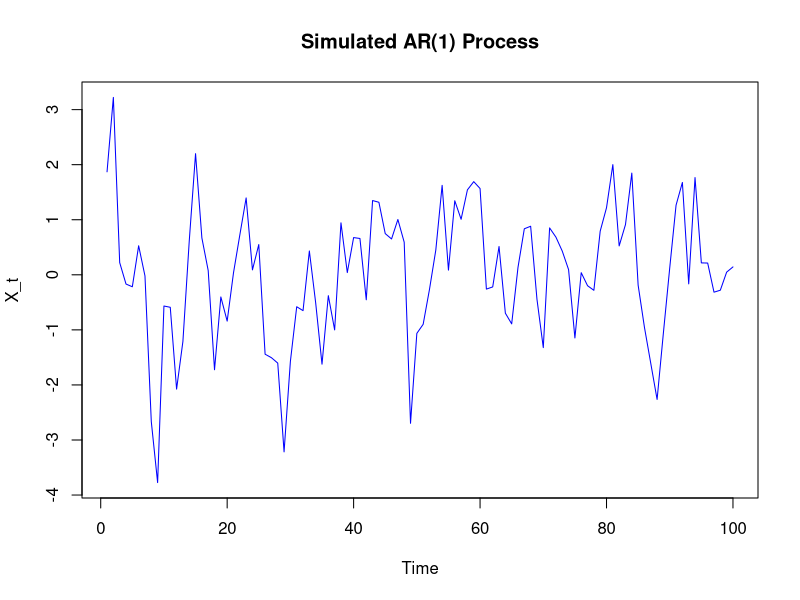
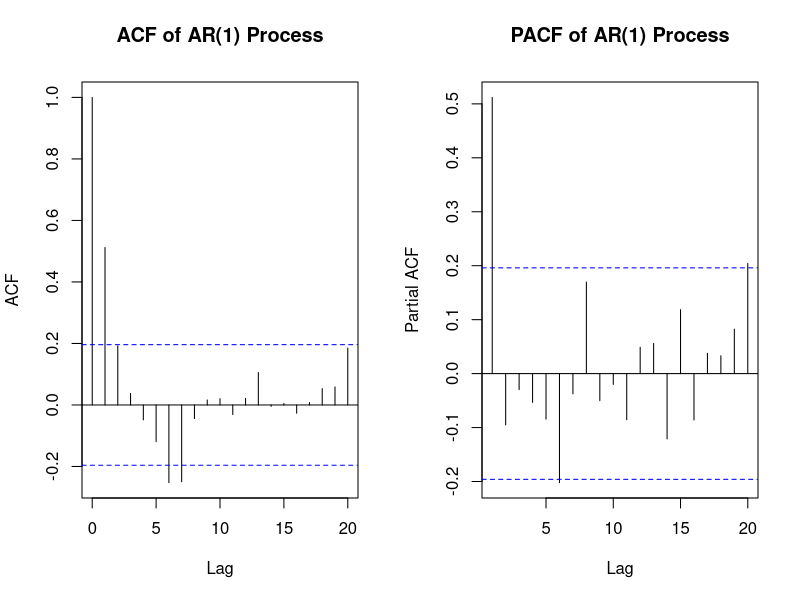
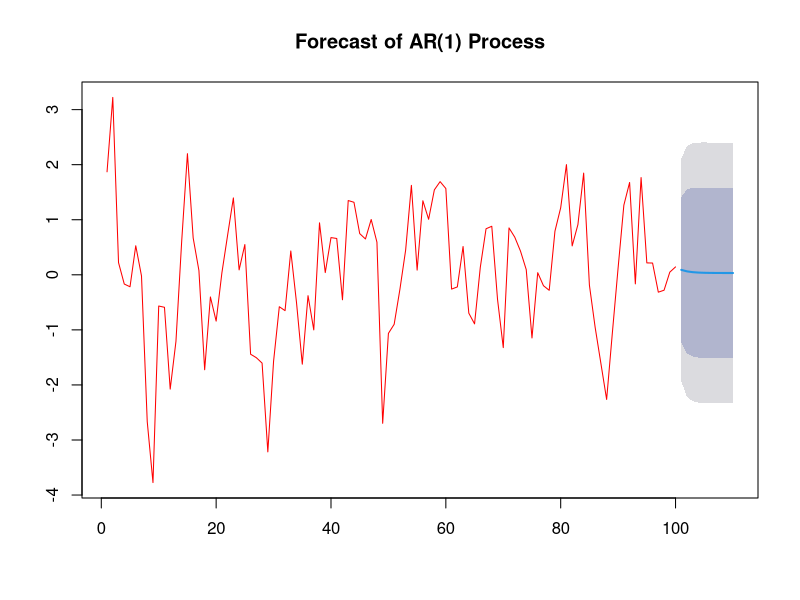
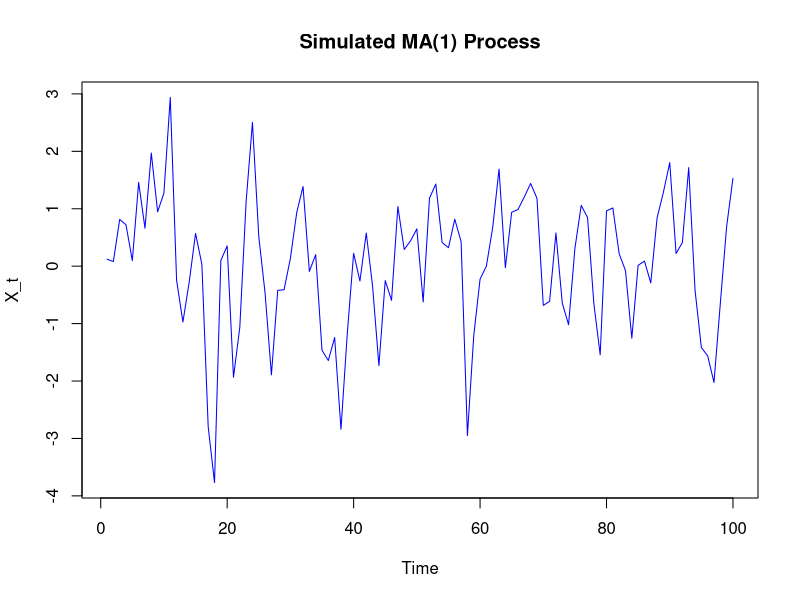
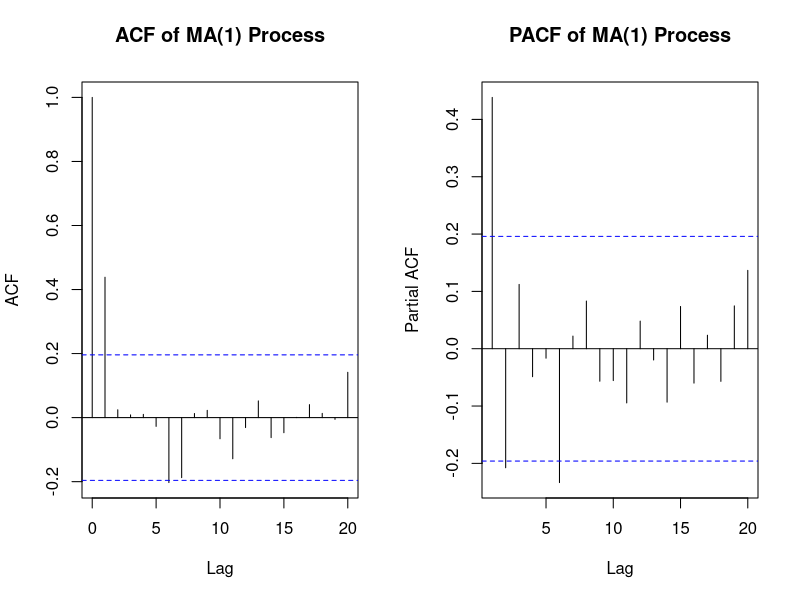
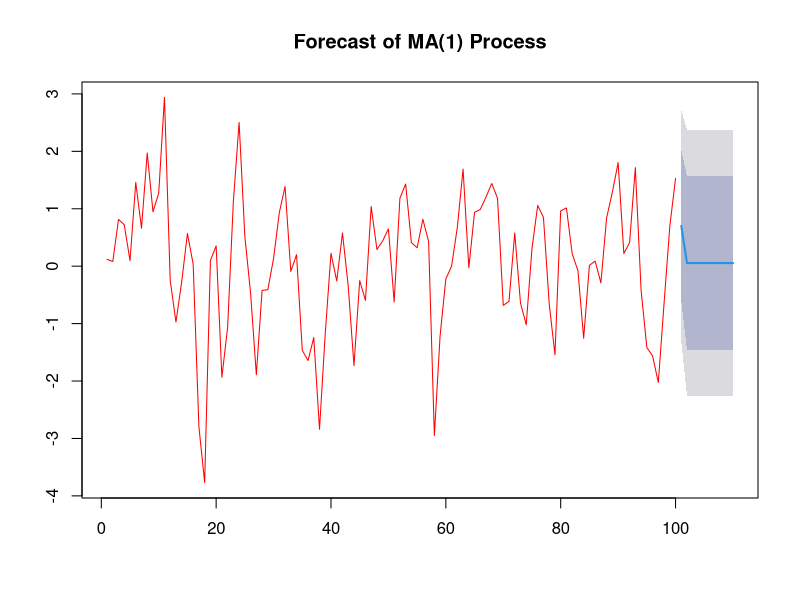
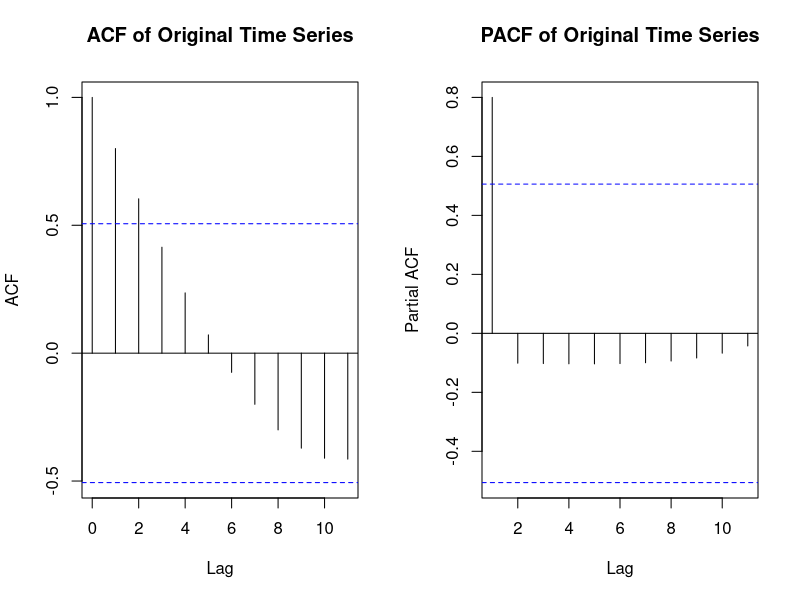
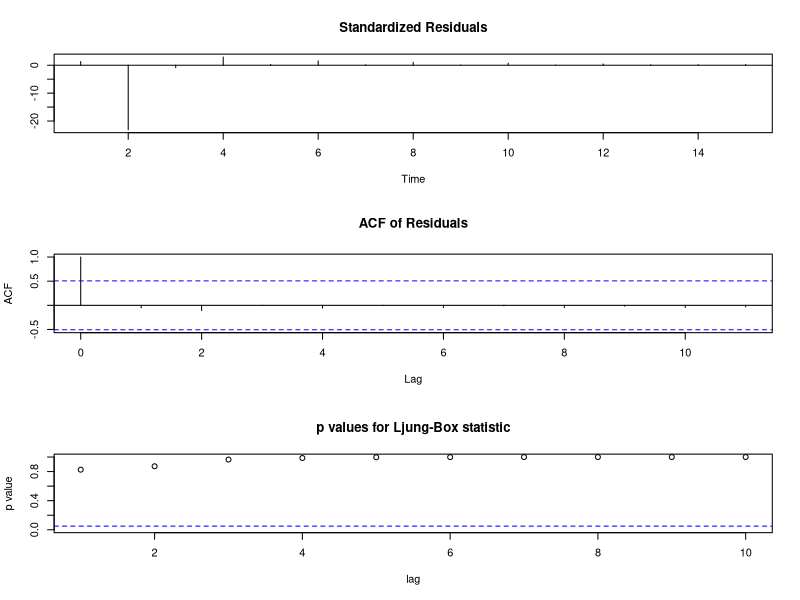

The R script that drew these images, in order:
###AR process###

# Load necessary libraries
library(forecast)
library(tseries)
#Q-1))
# 1 (a) Simulate 100 observations from AR(1) process
set.seed(42)
n <- 100
phi <- 0.5
ar1_process <- arima.sim(model = list(ar = phi), n = n)


# 1 (b) Plot the time series
plot.ts(ar1_process, main = "Simulated AR(1) Process", ylab = "X_t", col = "blue")


# 1 (c) Estimate AR(1) parameter using arima function
ar1_fit <- arima(ar1_process, order = c(1, 0, 0))
phi_estimated <- ar1_fit$coef[1]
phi_estimated  # Print estimated phi


# 2 (i) Plot ACF and PACF of the series
par(mfrow = c(1, 2))  # Set up a 1x2 plotting grid
acf(ar1_process, main = "ACF of AR(1) Process")
pacf(ar1_process, main = "PACF of AR(1) Process")
par(mfrow = c(1, 1))  # Reset plotting grid


# 3 (i) Fit AR(1) or AR(2) model to the data
ar_fit <- arima(ar1_process, order = c(1, 0, 0))  # AR(1)
ar_fit_2 <- arima(ar1_process, order = c(2, 0, 0))  # AR(2)

# 3 (ii) Forecast the next 10 observations and plot the forecast
forecasted_values <- forecast(ar_fit, h = 10)
plot(forecasted_values, main = "Forecast of AR(1) Process", col = "red")





###MA process###

# Load necessary libraries
library(forecast)
library(tseries)

# 1 (a) Simulate 100 observations from MA(1) process
set.seed(42)
n <- 100
theta <- 0.5
ma1_process <- arima.sim(model = list(ma = theta), n = n)

# 1 (b) Plot the time series
plot.ts(ma1_process, main = "Simulated MA(1) Process", ylab = "X_t", col = "blue")

# 1 (c) Estimate MA(1) parameter using arima function
ma1_fit <- arima(ma1_process, order = c(0, 0, 1))
theta_estimated <- ma1_fit$coef[1]
theta_estimated  # Print estimated theta

# 2 (i) Plot ACF and PACF of the series
par(mfrow = c(1, 2))  # Set up a 1x2 plotting grid
acf(ma1_process, main = "ACF of MA(1) Process")
pacf(ma1_process, main = "PACF of MA(1) Process")
par(mfrow = c(1, 1))  # Reset plotting grid

# 3 (i) Fit MA(1) or MA(2) model to the data
ma_fit <- arima(ma1_process, order = c(0, 0, 1))  # MA(1) model
ma_fit_2 <- arima(ma1_process, order = c(0, 0, 2))  # MA(2) model

# 3 (ii) Forecast the next 10 observations and plot the forecast
forecasted_values <- forecast(ma_fit, h = 10)
plot(forecasted_values, main = "Forecast of MA(1) Process", col = "red")






###ARMA2,2###

# Load necessary libraries
library(forecast)
library(tseries)

# Create the time series data
time_series <- ts(c(100, 110, 120, 130, 140, 150, 160, 170, 180, 190, 200, 210, 220, 230, 240))

# Plot the ACF and PACF
par(mfrow = c(1, 2)) # Set up the plotting area
acf(time_series, main = "ACF of Original Time Series")
pacf(time_series, main = "PACF of Original Time Series")
# Standardize the time series data
time_series_scaled <- scale(time_series)
#################
# Automatically select the best ARMA model
auto_arma_model <- auto.arima(time_series)

# Display the summary of the model
summary(auto_arma_model)

############
adf_test <- adf.test(time_series)

# Display the result
print(adf_test)

# Apply log transformation to stabilize the variance
log_series <- log(time_series)

# Perform first-order differencing on the log-transformed series
log_series_diff <- diff(log_series, differences = 1)
# Fit an ARIMA(2,1,2) model on the log-transformed and differenced series
arma_model <- arima(log_series, order = c(2, 1, 2))

# Display the summary of the model
summary(arma_model)
# Plot the residual diagnostics
tsdiag(arma_model)

# Perform the Ljung-Box test
Box.test(residuals(arma_model), lag = 10, type = "Ljung-Box")
# Forecast the next 10 time points
forecast_values <- forecast::forecast(arma_model, h = 10)

# Display the forecasted values
print(forecast_values)

par(mfrow = c(1, 1), mar = c(5, 4, 4, 2) + 0.1)
# Plot the original series and the forecast with labels
plot(forecast_values, 
     main = "Original Series with Forecasts", 
     xlab = "Time", 
     ylab = "Sales", 
     col = "blue")  # Change color for better visibility
lines(time_series, col = "black", lwd = 2)  # Original series in black
legend("topleft", legend = c("Forecast", "Original Series"), col = c("blue", "black"), lty = 1, lwd = 2)
##################################################









###ARMA1,1###

# Load necessary libraries
library(forecast)
library(tseries)

# Step 1: Set up the Data
data <- data.frame(
  Quarter = 1:12,
  Sales = c(500, 520, 540, 560, 580, 600, 620, 640, 660, 680, 700, 720)
)

# Convert the sales data to a time series object
ts_sales <- ts(data$Sales, start = 1, frequency = 1)

# Step 2: Plot ACF and PACF
par(mfrow = c(1, 2))  # Set up the plotting area
acf(ts_sales, main = "ACF of Sales Data")
pacf(ts_sales, main = "PACF of Sales Data")

# Step 3: Fit an ARMA(1,1) Model
model_arma <- arima(ts_sales, order = c(1, 0, 1))
summary(model_arma)

# Step 4: Check the Residual Diagnostics
checkresiduals(model_arma)

# Step 5: Forecast the Next 12 Values
forecasted_values <- forecast(model_arma, h = 12)

# Step 6: Plot the Original Time Series, Fitted Values, and Forecasted Values
plot(forecasted_values, main = "Original and Forecasted Sales Values", 
     xlab = "Quarter", ylab = "Sales", ylim = c(480, 800))
lines(ts_sales, col = "blue", lwd = 2)  # Original values
lines(fitted(model_arma), col = "red", lwd = 2)  # Fitted values
legend("topleft", legend = c("Original", "Fitted", "Forecast"),
       col = c("blue", "red", "black"), lty = 1, bty = "n")

